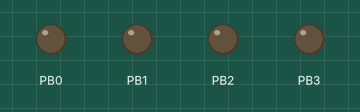
Bench run of a program on a simulated ATmega328P, built with avr-gcc and emulated at 8 MHz. Shown: output pins drawn as LEDs (lit = HIGH).

Above: at 0.12 s.
At 0.7 s:
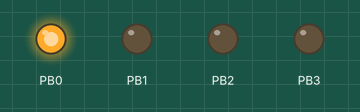
At 5.2 s:
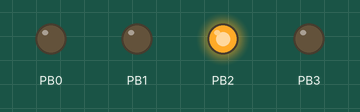
At 12.2 s:
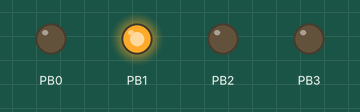
Timing chart, 0 to 13.7 s (numbered marks = the images above):
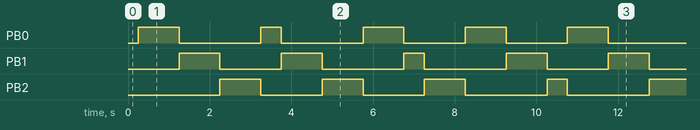

The program:

main.c
```c
//header sections
//#define F_CPU 1000000  uncomment if the frequency is not defined
#include <avr/io.h>
#include <util/delay.h>
#include <avr/interrupt.h>

//project headers
#define TRUE 1U
#define FALSE 0U
#include "timer_control/timercontrol.h"
#include "LED_control/ledcontrol.h"

uint8_t flankDetector(uint8_t last_signal, uint8_t now_signal);
void init_device();
uint8_t last_signal;
uint8_t now_signal;

int main (){
    init_device();

    while (1)
    {
        change_LED_status (flankDetector(_500ms_ready(), _500ms_ready()) );
    }
    return 0;
}

void init_device(){
    //initializing portB first nibble as output and all off.
    DDRB = 0x0F;
    PORTB = 0x00;
    configureTimer0();
    start_timer(0);
    sei();
}

uint8_t flankDetector(uint8_t last_signal, uint8_t now_signal){
    if (last_signal==FALSE && now_signal == TRUE)
    {
        return TRUE;
    }
    return FALSE;

}
```

ledcontrol.c
```c
 #include "ledcontrol.h"
 LED_states states_machine[8] =
    {
        { ALL_OFF,          RGBLED_RED  },       // Off to Red
        { RGBLED_RED,       RGBLED_GREEN},       // Red to green
        { RGBLED_GREEN,     RGBLED_BLUE },       // Green to Blue
        { RGBLED_RED_GREEN, RGBLED_BLUE},        // Not used
        { RGBLED_BLUE,      RGBLED_RED},       	 // Blue to Red
        { RGBLED_BLUE_RED,  RGBLED_BLUE_GREEN},  // Not used
        { ALL_ON,           ALL_OFF}             // All on to all Off
    };

void change_LED_status(int cycle_Flag){
    static int LED_color=0;

    PORTB = states_machine[LED_color].RGB_color;

    if(cycle_Flag)
    {
        LED_color = states_machine[LED_color].next_state;
    }
}
```

ledcontrol.h
```c
#include "avr/io.h"

enum RGBLED_STATES{       // BGR
    ALL_OFF = 0,          // 000 All LEDs off
    RGBLED_RED,           // 001 Red LED on
    RGBLED_GREEN,         // 010 Green LED on
    RGBLED_RED_GREEN,     // 011 Red and Green LEDs on
    RGBLED_BLUE,          // 100 Blue LED on
    RGBLED_BLUE_RED,      // 101 Blue and Red LEDs on
    RGBLED_BLUE_GREEN,    // 110 Blue and Green LEDs on
    ALL_ON                // 111 All LEDs on
};

typedef struct States {
    uint8_t RGB_color;
    uint8_t next_state;
} LED_states;

void change_LED_status(int cycle_Flag);
```

timercontrol.c
```c
/* timercounter.c will contains the control of the timer counters. creating functions to setup and manage its behavior.*/

/* ******************************************************************************************
*  Timer counter 0 is controlled by next registers.
*  ******************************************************************************************
*
* RCCR0A: Timer counter Control Register A
*       |    7   |     6  |    5   |    4   |  3  |  2  |   1   |    0  |
*       | COM0A1 | COM0A0 | COM0B1 | COM0B0 |  -  |  -  | WGM01 | WGM00 |
*       - COM0A: Compare Match output A mode:
*               -> non - PWM Mode
*                  00 Normal port operation OC0A disconnected.
*                  01 Toggle OC0A pin on Compare Match.
*                  10 Clear OC0A pin, 11 Set OC0A PIN.
*                  11 Set OC0A PIN.
*               -> Fast PWM Mode
*                  00 Normal port operation OC0A disconnected.
*                  01 WGM02=0:  Normal port operation OC0A disconnected
*                     WGM02=1:  Toggle OC0A on Compare Match.
*                  10 Clear OC0A on Compare Match, set OC0A at bottom. (non-inverting mode)
*                  11 Set OC0A on Compare Match, clear OC0A at bottom. (inverting mode)
*               -> Phase correct PWM Mode
*                  00 Normal port operation OC0A disconnected.
*                  01 WGM02=0:  Normal port operation OC0A disconnected
*                     WGM02=1:  Toggle OC0A on Compare Match.
*                  10 Clear OC0A on Compare Match when up-counting. Clear OC0A on Compare Match when down-counting.
*                  11 Set OC0A on Compare Match when up-counting. Clear OC0A on Compare Match when down-counting.
*
*       - COM0B: Same functions as COM0A to control OC0B pin.
*       - WGM: Waveform Generation Mode: combined with WGM02 bit found in the TCCR0B Register, these bits control the counting sequence of the counter.
*               | Mode | WGM02 | WGM01 | WGM00 | Timer/counter Mode |  TOP  | Update of OCRx at | TOV Flag set on |
*               |   0  |   0   |   0   |   0   |       Normal       |  0xFF |     Immediate     |       MAX       |
*               |   1  |   0   |   0   |   1   | PWM, Phase Correct |  0xFF |        TOP        |     BOTTOM      |
*               |   2  |   0   |   1   |   0   |         CTC        |  OCRA |     Immediate     |       MAX       |
*               |   3  |   0   |   1   |   1   |      Fast PWM      |  0xFF |      BOTTOM       |       MAX       |
*               |   4  |   1   |   0   |   0   |      Reserved      |   -   |         -         |        -        |
*               |   5  |   1   |   0   |   1   | PWM, Phase Correct |  OCRA |        TOP        |     BOTTOM      |
*               |   6  |   1   |   1   |   0   |      Reserved      |   -   |         -         |        -        |
*               |   7  |   1   |   1   |   1   |      Fast PWM      |  OCRA |      BOTTON       |       TOP       |
* TCCR0B: Timer/Counter Control Register B
*       |   7   |   6   | 5 | 4 |   3   |   2  |   1  |   0  |
*       | FOC0A | FOC0B | - | - | WGM02 | CS02 | CS01 | CS00 |
*       FOC0A: Force Output compare A. The FOC0A bit is only active when the WGM bits specify a non-PWM mode.
*       FOC0B: Force Output Compare B.
*       WGM02: Waveform Generation Mode.
*       CS: Clock Select -> |CS02|CS01|CS00|
*           000: No clock source
*           001: clk_IO (No Prescaling)
*           010: clk/8 (From prescaler)
*           011: clk/64 (From prescaler)
*           100: clk/256 (From prescaler)
*           101: clk/1024 (From prescaler)
*           110: External clock source on T0 pin. Clock on falling edge.
*           111: External clock source on T0 pin. Clock on rising edge.
* TCNT0: Timer/Counter Register. Modifying the counter while is running, introduces a risk of missing
*        a compare Match between TCNT0 and the OCR0x Registers.
* OCR0A: Output Compare Register A. The value on this register is compared with the counter value and a match can be used to
*        generate an interrupt
* OCR0B: Output Compare Register B. Same function as Register A.
* TIMSK0: Timer/Counter Interrupt Mask Register.
        | 7 | 6 | 5 | 4 | 3 |   2    |   1    |   0   |
        | - | - | - | - | - | OCIE0B | OCIE0A | TOIE0 |

*       OCIE0B: Timer/Counter Output Compare Match B Interrupt Enable.
*       OCIE0A: Timer/Counter0 Output Compare Match A Interrupt Enable.
*       TOIE0: Timer/Counter0 Overflow Interrupt Enable.
*/


/****************************************** Includes *******************************************/
#include "timercontrol.h"
/* Timer variables and definitions*/
//static  uint8_t counter_5ms=COUNTER_05_MS_VALUE;
//static  uint8_t counter_10ms=COUNTER_10_MS_VALUE;
//static  uint8_t counter_100ms=COUNTER_100_MS_VALUE;
static  uint16_t counter_500ms=COUNTER_500_MS_VALUE;
//static uint8_t signal01=1;
//static  uint16_t counter_1s=COUNTER_1S_VALUE;

//uint8_t tc_flag_05ms=0;
//uint8_t tc_flag_10ms=0;
//uint8_t tc_flag_100ms=0;
static uint16_t tc_flag_500ms=0;
//uint8_t tc_flag_1s=0;
//static uint8_t variable =  0;

/* The idea of this project is do a timer base to manage the MCU resources and process.
   Timer 0 will be the main timer to manage process in the MCU
 */
void configureTimer0(){

   TCCR0A = (0x0<<COM0A1) | (0x0<<COM0A0) | (0x0<<COM0B1) |(0x0<<COM0B1) | (0x1<<WGM01) | (0x0<<WGM00); //0x02
   TCCR0B = (0x0<<FOC0A) | (0x0<<FOC0B) | (0x0<<WGM02) | (0x0<<CS02) | (0x1<<CS01) | (0x0<<CS00);       //0x02
   TCNT0 = 0x00;
   OCR0A = 249;
   OCR0B = 0x00;
   // The timer is configured with a clk div of 8 and  the TOP of 249 to create a frequency of 2Khz (0.0005s)
}

 int _500ms_ready(){

     return tc_flag_500ms;
 }

ISR(TIMER0_COMPA_vect)
{
     // the algorithm will use descendant counts.
     // 5ms BaseTimer
    if (counter_500ms)
    {
        counter_500ms--;
        tc_flag_500ms=FALSE;
    }
    else
    {
         counter_500ms=COUNTER_500_MS_VALUE;
         tc_flag_500ms=TRUE;
    }
}

/*
void configureTimer2(){
   TCCR2A = (0x0<<COM0A1)|(0x0<<COM0A0)| (0x0<<COM0B1)|(0x0<<COM0B1)|(0x0<<WGM01)|(0x0<<WGM00);
   TCCR2B = (0x0<<FOC2A)|(0x0<<FOC2B)| (0x0<<WGM22)|(0x0<<CS22)|(0x0<<CS21)|(0x0<<CS20);
   TCNT2 = 0x00;
   OCR2A = 0x00;
   OCR2B = 0x00;
   TIMSK2 =(0x0<<OCIE2B)|(0x0<<OCIE2A)|(0x0<<TOIE2);
}
*/

void start_timer(int timer_ID)
{
     switch (timer_ID)
     {
     case ID_TIMER_0:
         TIMSK0 =(0x0<<OCIE0B)|(0x1<<OCIE0A)|(0x0<<TOIE0); // Enable interruptions related to the timer 0
         break;
//     case ID_TIMER_1:
//         break;
//     case ID_TIMER_2:
//         TIMSK2 =(0x0<<OCIE2B)|(0x0<<OCIE2A)|(0x0<<TOIE2);
//         break;
     default:
        TIMSK0=0x00;
        TIMSK1=0x00;
        TIMSK2=0x00;
         break;
     }
}     
```

timercontrol.h
```c
#include "avr/io.h"
#include <avr/interrupt.h>

//#define COUNTER_05_MS_VALUE 10U
//#define COUNTER_10_MS_VALUE 20U
//#define COUNTER_100_MS_VALUE 200U
#define COUNTER_500_MS_VALUE 1000U
//#define COUNTER_1S_VALUE 2000U   // Max value of the main counter to get
#define TRUE 1U
#define FALSE 0U

enum timerID{
    ID_TIMER_0=0,
    ID_TIMER_1,
    ID_TIMER_2,
};
/*Functions */
void start_timer(int timer_ID);
void configureTimer0(void);
//void configureTimer1();
//void configureTimer2();
int _500ms_ready();
```

Measured:
- by itself, PB0: repeats every 10.5 s: LOW 2.0 s, HIGH 0.50 s, LOW 2.0 s, 2 × (HIGH 1.0 s, LOW 1.5 s), HIGH 1.0 s
- by itself, PB1: repeats every 10.5 s: LOW 1.5 s, HIGH 1.0 s, LOW 2.0 s, HIGH 0.50 s, LOW 2.0 s, HIGH 1.0 s, LOW 1.5 s, HIGH 1.0 s
- by itself, PB2: repeats every 10.5 s: 2 × (LOW 1.5 s, HIGH 1.0 s), LOW 2.0 s, HIGH 0.50 s, LOW 2.0 s, HIGH 1.0 s
